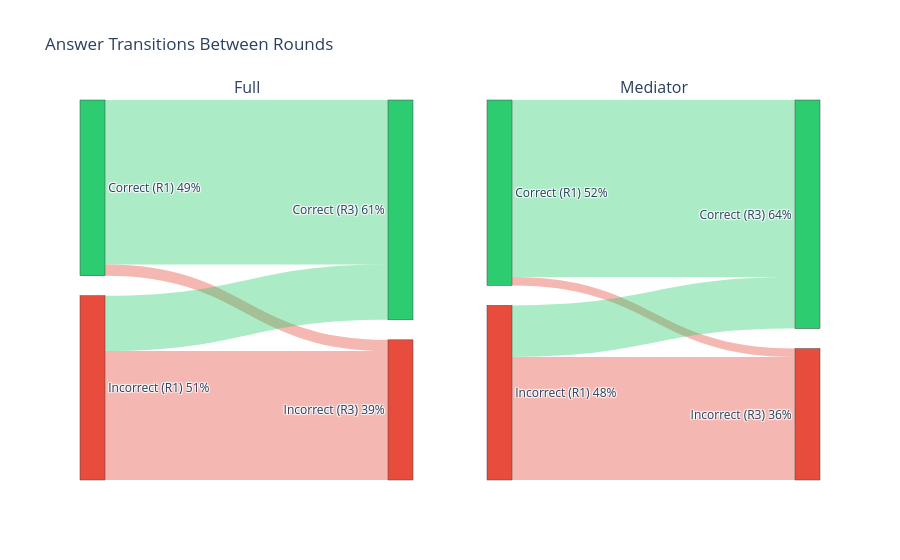

Write notebook code for a chart like this one.
### Markdown cell above
---
### 5. Answer Flow Between Rounds (Sankey)

How do agents change between rounds? Tracks transitions: correct->correct, correct->incorrect, incorrect->correct, incorrect->incorrect.

### Code cell
fig = make_subplots(
    rows=1, cols=2,
    specs=[[{"type": "sankey"}, {"type": "sankey"}]],
    subplot_titles=["Full", "Mediator"],
)

for i, topo in enumerate(["full", "mediator"]):
    topo_df = multi_round[multi_round["topology"] == topo]
    
    transitions = {"C->C": 0, "C->I": 0, "I->C": 0, "I->I": 0}
    for r in range(1, topo_df["round"].max()):
        curr = topo_df[topo_df["round"] == r].set_index(["question_idx", "agent_id"])
        nxt = topo_df[topo_df["round"] == r + 1].set_index(["question_idx", "agent_id"])
        joined = curr[["answer", "expected_answer"]].join(nxt[["answer"]], rsuffix="_next", how="inner")
        
        c = joined["answer"] == joined["expected_answer"]
        n = joined["answer_next"] == joined["expected_answer"]
        transitions["C->C"] += (c & n).sum()
        transitions["C->I"] += (c & ~n).sum()
        transitions["I->C"] += (~c & n).sum()
        transitions["I->I"] += (~c & ~n).sum()

    values = [transitions["C->C"], transitions["C->I"], transitions["I->C"], transitions["I->I"]]
    total = sum(values)
    pct = [v / total * 100 for v in values]
    
    fig.add_trace(go.Sankey(
        node=dict(
            pad=20, thickness=25,
            label=[
                f"Correct (R1)\n{(transitions['C->C'] + transitions['C->I']) / total:.0%}",
                f"Incorrect (R1)\n{(transitions['I->C'] + transitions['I->I']) / total:.0%}",
                f"Correct (R3)\n{(transitions['C->C'] + transitions['I->C']) / total:.0%}",
                f"Incorrect (R3)\n{(transitions['C->I'] + transitions['I->I']) / total:.0%}",
            ],
            color=["#2ecc71", "#e74c3c", "#2ecc71", "#e74c3c"],
        ),
        link=dict(
            source=[0, 0, 1, 1], target=[2, 3, 2, 3],
            value=values,
            label=[f"{v:,}" for v in values],
            color=["rgba(46,204,113,0.4)", "rgba(231,76,60,0.4)",
                   "rgba(46,204,113,0.4)", "rgba(231,76,60,0.4)"],
        ),
    ), row=1, col=i + 1)

fig.update_layout(title="Answer Transitions Between Rounds")

fig.show()
fig.write_image("figures/sankey_transitions.png", width=1700, scale=3)

### Figure 1 — Plotly figure (JSON) as saved in the notebook; plotly's stock layout.template omitted (floating-point values rounded to 4 significant figures)
{"data": [{"domain": {"x": [0, 0.45], "y": [0, 1]}, "link": {"color": ["rgba(46,204,113,0.4)", "rgba(231,76,60,0.4)", "rgba(46,204,113,0.4)", "rgba(231,76,60,0.4)"], "label": ["731", "50", "246", "573"], "source": [0, 0, 1, 1], "target": [2, 3, 2, 3], "value": [731, 50, 246, 573]}, "node": {"color": ["#2ecc71", "#e74c3c", "#2ecc71", "#e74c3c"], "label": ["Correct (R1)\n49%", "Incorrect (R1)\n51%", "Correct (R3)\n61%", "Incorrect (R3)\n39%"], "pad": 20, "thickness": 25}, "type": "sankey"}, {"domain": {"x": [0.55, 1], "y": [0, 1]}, "link": {"color": ["rgba(46,204,113,0.4)", "rgba(231,76,60,0.4)", "rgba(46,204,113,0.4)", "rgba(231,76,60,0.4)"], "label": ["787", "37", "229", "547"], "source": [0, 0, 1, 1], "target": [2, 3, 2, 3], "value": [787, 37, 229, 547]}, "node": {"color": ["#2ecc71", "#e74c3c", "#2ecc71", "#e74c3c"], "label": ["Correct (R1)\n52%", "Incorrect (R1)\n48%", "Correct (R3)\n64%", "Incorrect (R3)\n36%"], "pad": 20, "thickness": 25}, "type": "sankey"}], "layout": {"annotations": [{"font": {"size": 16}, "showarrow": false, "text": "Full", "x": 0.225, "xanchor": "center", "xref": "paper", "y": 1, "yanchor": "bottom", "yref": "paper"}, {"font": {"size": 16}, "showarrow": false, "text": "Mediator", "x": 0.775, "xanchor": "center", "xref": "paper", "y": 1, "yanchor": "bottom", "yref": "paper"}], "title": {"text": "Answer Transitions Between Rounds"}}}
